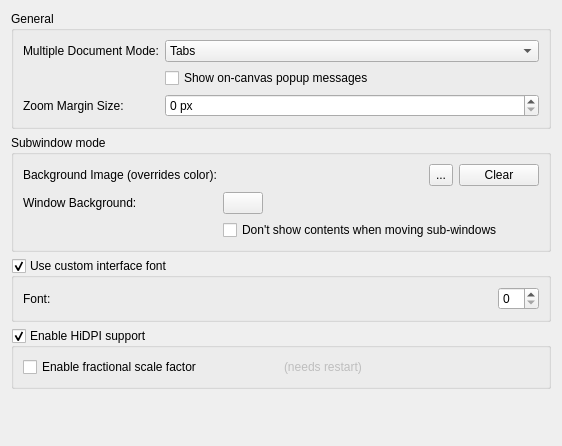
     <widget class="QWidget" name="Window">
      <attribute name="title">
       <string>Window</string>
      </attribute>
      <layout class="QFormLayout" name="formLayout">
       <property name="labelAlignment">
        <set>Qt::AlignmentFlag::AlignLeading</set>
       </property>
       <item row="0" column="0" colspan="2">
        <widget class="QGroupBox" name="groupBox_3">
         <property name="title">
          <string>General</string>
         </property>
         <layout class="QFormLayout" name="formLayout_17">
          <item row="0" column="0">
           <widget class="QLabel" name="label_2">
            <property name="text">
             <string>Multiple Document Mode:</string>
            </property>
           </widget>
          </item>
          <item row="0" column="1">
           <widget class="QComboBox" name="m_cmbMDIType">
            <property name="currentIndex">
             <number>1</number>
            </property>
            <item>
             <property name="text">
              <string>Subwindows</string>
             </property>
            </item>
            <item>
             <property name="text">
              <string>Tabs</string>
             </property>
            </item>
           </widget>
          </item>
          <item row="1" column="1">
           <widget class="QCheckBox" name="m_chkCanvasMessages">
            <property name="text">
             <string>Show on-canvas popup messages</string>
            </property>
           </widget>
          </item>
          <item row="2" column="0">
           <widget class="QLabel" name="lblZoomMarginSize">
            <property name="text">
             <string>Zoom Margin Size:</string>
            </property>
            <property name="buddy">
             <cstring>intZoomMarginSize</cstring>
            </property>
           </widget>
          </item>
          <item row="2" column="1">
           <widget class="KisIntParseSpinBox" name="intZoomMarginSize">
            <property name="toolTip">
             <string>Spacing between the image and the page when zoomed to fit, in pixels</string>
            </property>
            <property name="suffix">
             <string> px</string>
            </property>
            <property name="maximum">
             <number>1024</number>
            </property>
            <property name="value">
             <number>0</number>
            </property>
           </widget>
          </item>
         </layout>
        </widget>
       </item>
       <item row="1" column="0" colspan="2">
        <widget class="QGroupBox" name="group_subWinMode">
         <property name="enabled">
          <bool>true</bool>
         </property>
         <property name="sizePolicy">
          <sizepolicy hsizetype="Preferred" vsizetype="Preferred">
           <horstretch>0</horstretch>
           <verstretch>0</verstretch>
          </sizepolicy>
         </property>
         <property name="title">
          <string>Subwindow mode</string>
         </property>
         <layout class="QFormLayout" name="formLayout_16">
          <item row="0" column="1">
           <widget class="QWidget" name="widget" native="true">
            <layout class="QHBoxLayout" name="horizontalLayout">
             <property name="leftMargin">
              <number>0</number>
             </property>
             <property name="topMargin">
              <number>0</number>
             </property>
             <property name="rightMargin">
              <number>0</number>
             </property>
             <property name="bottomMargin">
              <number>0</number>
             </property>
             <item>
              <widget class="QLabel" name="m_backgroundimage">
               <property name="sizePolicy">
                <sizepolicy hsizetype="MinimumExpanding" vsizetype="Preferred">
                 <horstretch>0</horstretch>
                 <verstretch>0</verstretch>
                </sizepolicy>
               </property>
               <property name="minimumSize">
                <size>
                 <width>200</width>
                 <height>0</height>
                </size>
               </property>
               <property name="frameShape">
                <enum>QFrame::Shape::NoFrame</enum>
               </property>
               <property name="text">
                <string/>
               </property>
              </widget>
             </item>
             <item>
              <widget class="QToolButton" name="m_bnFileName">
               <property name="sizePolicy">
                <sizepolicy hsizetype="Fixed" vsizetype="Minimum">
                 <horstretch>0</horstretch>
                 <verstretch>0</verstretch>
                </sizepolicy>
               </property>
               <property name="text">
                <string>...</string>
               </property>
              </widget>
             </item>
             <item>
              <widget class="QPushButton" name="clearBgImageButton">
               <property name="text">
                <string>Clear</string>
               </property>
              </widget>
             </item>
            </layout>
           </widget>
          </item>
          <item row="0" column="0">
           <widget class="QLabel" name="label_5">
            <property name="sizePolicy">
             <sizepolicy hsizetype="Preferred" vsizetype="Preferred">
              <horstretch>0</horstretch>
              <verstretch>0</verstretch>
             </sizepolicy>
            </property>
            <property name="text">
             <string>Background Image (overrides color):</string>
            </property>
           </widget>
          </item>
          <item row="1" column="0">
           <widget class="QLabel" name="label_4">
            <property name="text">
             <string>Window Background:</string>
            </property>
           </widget>
          </item>
          <item row="1" column="1">
           <widget class="KisColorButton" name="m_mdiColor">
            <property name="sizePolicy">
             <sizepolicy hsizetype="Fixed" vsizetype="Fixed">
              <horstretch>0</horstretch>
              <verstretch>0</verstretch>
             </sizepolicy>
            </property>
            <property name="text">
             <string/>
            </property>
           </widget>
          </item>
          <item row="2" column="1">
           <widget class="QCheckBox" name="m_chkRubberBand">
            <property name="sizePolicy">
             <sizepolicy hsizetype="Preferred" vsizetype="Fixed">
              <horstretch>0</horstretch>
              <verstretch>0</verstretch>
             </sizepolicy>
            </property>
            <property name="text">
             <string>Don't show contents when moving sub-windows</string>
            </property>
           </widget>
          </item>
         </layout>
        </widget>
       </item>
       <item row="2" column="0" colspan="2">
        <widget class="QGroupBox" name="chkUseCustomFont">
         <property name="title">
          <string>Use custom interface font</string>
         </property>
         <property name="checkable">
          <bool>true</bool>
         </property>
         <layout class="QFormLayout" name="formLayout_2">
          <item row="0" column="0">
           <widget class="QLabel" name="label_3">
            <property name="text">
             <string>Font:</string>
            </property>
           </widget>
          </item>
          <item row="0" column="1">
           <widget class="QFrame" name="frame_7">
            <layout class="QHBoxLayout" name="horizontalLayout_6">
             <property name="leftMargin">
              <number>0</number>
             </property>
             <property name="topMargin">
              <number>0</number>
             </property>
             <property name="rightMargin">
              <number>0</number>
             </property>
             <property name="bottomMargin">
              <number>0</number>
             </property>
             <item>
              <widget class="KisFontComboBoxes" name="cmbCustomFont" native="true">
               <property name="sizePolicy">
                <sizepolicy hsizetype="MinimumExpanding" vsizetype="Preferred">
                 <horstretch>0</horstretch>
                 <verstretch>0</verstretch>
                </sizepolicy>
               </property>
              </widget>
             </item>
             <item>
              <widget class="QSpinBox" name="intFontSize"/>
             </item>
            </layout>
           </widget>
          </item>
         </layout>
        </widget>
       </item>
       <item row="3" column="0" colspan="2">
        <widget class="QGroupBox" name="m_chkHiDPI">
         <property name="title">
          <string>Enable HiDPI support</string>
         </property>
         <property name="checkable">
          <bool>true</bool>
         </property>
         <layout class="QVBoxLayout" name="verticalLayout_4">
          <item>
           <widget class="QWidget" name="m_wdgHiDPIFractionalScaling" native="true">
            <layout class="QHBoxLayout" name="horizontalLayout_8">
             <property name="leftMargin">
              <number>0</number>
             </property>
             <property name="topMargin">
              <number>0</number>
             </property>
             <property name="rightMargin">
              <number>0</number>
             </property>
             <property name="bottomMargin">
              <number>0</number>
             </property>
             <item>
              <widget class="QCheckBox" name="m_chkHiDPIFractionalScaling">
               <property name="text">
                <string>Enable fractional scale factor</string>
               </property>
              </widget>
             </item>
             <item>
              <spacer name="horizontalSpacer_4">
               <property name="orientation">
                <enum>Qt::Orientation::Vertical</enum>
               </property>
               <property name="sizeHint" stdset="0">
                <size>
                 <width>0</width>
                 <height>0</height>
                </size>
               </property>
              </spacer>
             </item>
             <item>
              <widget class="QLabel" name="label_16">
               <property name="enabled">
                <bool>false</bool>
               </property>
               <property name="text">
                <string>(needs restart)</string>
               </property>
              </widget>
             </item>
            </layout>
           </widget>
          </item>
         </layout>
        </widget>
       </item>
       <item row="4" column="0" colspan="2">
        <spacer name="verticalSpacer_4">
         <property name="orientation">
          <enum>Qt::Orientation::Vertical</enum>
         </property>
         <property name="sizeHint" stdset="0">
          <size>
           <width>20</width>
           <height>40</height>
          </size>
         </property>
        </spacer>
       </item>
      </layout>
     </widget>
